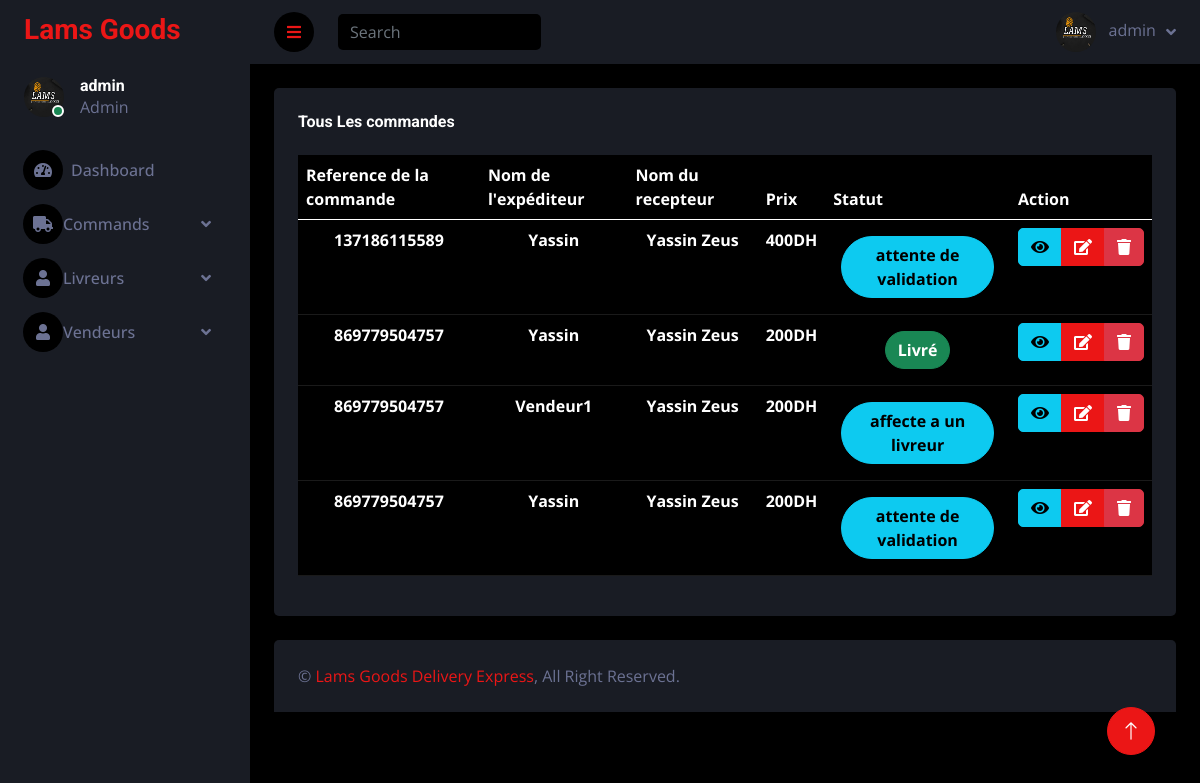
Screenshot of /index.php?page=list_orders (signed in) with the database file from the repository.
### tables this page shows
CREATE TABLE `Order` (
  `id` int(30) NOT NULL,
  `reference_number` varchar(100) NOT NULL,
  `sender_name` text NOT NULL,
  `sender_address` text NOT NULL,
  `sender_contact` text NOT NULL,
  `recipient_name` text NOT NULL,
  `recipient_address` text NOT NULL,
  `recipient_contact` text NOT NULL,
  `weight` varchar(100) NOT NULL,
  `price` float NOT NULL,
  `status` int(2) NOT NULL DEFAULT 0,
  `date_created` datetime NOT NULL DEFAULT current_timestamp(),
  `LivreurId` int(11) NOT NULL
);

### list_orders.php (the view, shortened to what this page needs)
<?php
$conn = connect_db();
$result = $conn->query("Select * FROM `Order` order by date_created");
$data = $result->fetchAll(PDO::FETCH_ASSOC);
?>
<div class="container-fluid pt-4 px-4">
            <div class="bg-secondary rounded h-100 p-4">
            <h6 class="mb-4">Tous Les commandes</h6>
            <table class="table table-dark"  id="list">
                                <thead>
                                    <tr>
                                        <th scope="col">Reference de la commande</th>
                                        <th scope="col">Nom de l'expéditeur</th>
                                        <th scope="col">Nom du recepteur</th>
                                        <th scope="col">Prix</th>
                                        <th scope="col">Statut</th>
                                        <th scope="col">Action</th>
                                    </tr>
                                </thead>
                                <tbody>
                                    <?php foreach($data as $k=>$v){ ?>
                                        <tr>
                                        <td class="text-center"><strong><?php echo ucwords($v["reference_number"])?></strong></td>
                                        <td class="text-center"><strong><?php echo ucwords($v["sender_name"])?></strong></td>
                                        <td class="text-center"><strong><?php echo ucwords($v["recipient_name"])?></strong></td>
                                        <td class="text-center"><strong><?php echo ucwords($v["price"])."DH"?></strong></td>
                                        <td class="text-center">
                                        <?php
							switch ($v['status']) {
								case '1':
									echo "<span class='btn btn-info rounded-pill m-2'> <strong>affecte a un livreur</strong></span>";
									break;
								case '3':
									echo "<span class='btn btn-success rounded-pill m-2'> <strong>Livré</strong></span>";
									break;
								default:
                echo "<span class='btn btn-info rounded-pill m-2'> <strong>attente de validation</strong> </span>";
									break;
							}
							?>
                             </td>
                             <td >
                             <div class="btn-group">
                             <a href="index.php?page=view_order&id=<?php echo $v['id'] ?>" class="btn btn-info btn-flat ">
		                          <i class="fas fa-eye"></i>
                             </a>
		                        <a href="index.php?page=edit_order&id=<?php echo $v['id'] ?>" class="btn btn-primary btn-flat ">
		                          <i class="fas fa-edit"></i>
		                        </a>
                            <a href="index.php?page=delete_order&id=<?php echo $v['id'] ?>" class="btn btn-danger btn-flat">
                            <i class="fas fa-trash"></i></a>
	                      </div>
                             </td>
                                        </tr>
                                    <?php } ?>
                                </tbody>
                            </table>
            </div>
        </div>

### index.php (shortened to what this page needs)
<?php
include 'Functions.php';
if(isset($_GET['page'])){
  if(isset($_SESSION['user_name']) && isset($_SESSION['name']) && isset($_SESSION['id'])){
    template_header();
    $page = isset($_GET['page']) && file_exists($_GET['page'] . '.php') ? $_GET['page'] : 'home';
    include $page .'.php';
    template_footer();
  }
}
else{
  header("Location:/Delivery/HomePage/public/index.html");
}
?>

### Functions.php (shortened to what this page needs)
<?php
function template_header(){
  $username = $_SESSION['name'];
  $Profile = $_SESSION['Profile'];
  if($Profile === "1" ){
      $Profile = "Admin";
  }elseif($Profile==="2"){
      $Profile = "Livreur";
  }else{
      $Profile = "Vendeur";
  }
  echo <<<EOT
  <!DOCTYPE html>
  <html lang="en">
  <head>
      <title>Page $Profile</title>
      <link href="https://cdnjs.cloudflare.com/ajax/libs/font-awesome/5.10.0/css/all.min.css" rel="stylesheet">
      <link href="https://cdn.jsdelivr.net/npm/bootstrap-icons@1.4.1/font/bootstrap-icons.css" rel="stylesheet">
      <link href="lib/owlcarousel/assets/owl.carousel.min.css" rel="stylesheet">
      <link href="lib/tempusdominus/css/tempusdominus-bootstrap-4.min.css" rel="stylesheet" />
      <link href="css/bootstrap.min.css" rel="stylesheet">
      <link href="css/style.css" rel="stylesheet">
  </head>
  <body>
      <div class="container-fluid position-relative d-flex p-0">
          <div class="sidebar pe-4 pb-3">
              <nav class="navbar bg-secondary navbar-dark">
                  <a href="index.html" class="navbar-brand mx-4 mb-3">
                      <h3 class="text-primary"><i class="fa-solid fa-l"></i>Lams Goods</h3>
                  </a>
                  <div class="d-flex align-items-center ms-4 mb-4">
                      <div class="position-relative">
                          <img class="rounded-circle" src="img/Logo.png" alt="" style="width: 40px; height: 40px;">
                          <div class="bg-success rounded-circle border border-2 border-white position-absolute end-0 bottom-0 p-1"></div>
                      </div>
                      <div class="ms-3">
                          <h6 class="mb-0">$username</h6>
                          <span>$Profile</span>
                      </div>
                  </div>
EOT;
if($Profile==='Admin'){
echo <<<EOT
                  <div class="navbar-nav w-100">
                      <a href="index.php?page=Dash" class="nav-item nav-link"><i class="fa fa-tachometer-alt me-2"></i>Dashboard</a>
                      <div class="nav-item dropdown">
                          <a href="#" class="nav-link dropdown-toggle" data-bs-toggle="dropdown"><i class="fa fa-truck"></i>Commands</a>
                      </div>
                      <div class="nav-item dropdown">
                          <a href="#" class="nav-link dropdown-toggle" data-bs-toggle="dropdown"><i class="fa fa-user"></i>Livreurs</a>
                      </div>
                      <div class="nav-item dropdown">
                          <a href="#" class="nav-link dropdown-toggle" data-bs-toggle="dropdown"><i class="fa fa-user"></i>Vendeurs</a>
                      </div>
                      </div>
                  </div>
          </div>
          <div class="content">
              <nav class="navbar navbar-expand bg-secondary navbar-dark sticky-top px-4 py-0">
                  <a href="#" class="sidebar-toggler flex-shrink-0">
                      <i class="fa fa-bars"></i>
                  </a>
                  <form class="d-none d-md-flex ms-4">
                      <input class="form-control bg-dark border-0" type="search" placeholder="Search">
                  </form>
                  <div class="navbar-nav align-items-center ms-auto">
                      <div class="nav-item dropdown">
                          <a href="#" class="nav-link dropdown-toggle" data-bs-toggle="dropdown">
                              <img class="rounded-circle me-lg-2" src="img/Logo.png" alt="" style="width: 40px; height: 40px;">
                              <span class="d-none d-lg-inline-flex">$username</span>
                          </a>
                      </div>
                  </div>
              </nav>
EOT;
}
}
function template_footer(){
    echo <<<EOT
    <div class="container-fluid pt-4 px-4">
        <div class="bg-secondary rounded-top p-4">
            <div class="row">
                <div class="col-12 col-sm-6 text-center text-sm-start">
                    &copy; <a href="#">Lams Goods Delivery Express</a>, All Right Reserved.
                </div>
                <div class="col-12 col-sm-6 text-center text-sm-end">
                </div>
            </div>
        </div>
    </div>
</div>
<a href="#" class="btn btn-lg btn-primary btn-lg-square back-to-top"><i class="bi bi-arrow-up"></i></a>
</div>
<script src="https://code.jquery.com/jquery-3.4.1.min.js"></script>
<script src="https://cdn.jsdelivr.net/npm/bootstrap@5.0.0/dist/js/bootstrap.bundle.min.js"></script>
<script src="lib/chart/chart.min.js"></script>
<script src="lib/easing/easing.min.js"></script>
<script src="lib/waypoints/waypoints.min.js"></script>
<script src="lib/owlcarousel/owl.carousel.min.js"></script>
<script src="lib/tempusdominus/js/moment.min.js"></script>
<script src="lib/tempusdominus/js/moment-timezone.min.js"></script>
<script src="lib/tempusdominus/js/tempusdominus-bootstrap-4.min.js"></script>
<script src="js/main.js"></script>
</body>
</html>
EOT;
}
?>

### css/style.css (style rules this page uses)
:root { --primary: #EB1616; --secondary: #191C24; --light: #6C7293; --dark: #000000; }
.back-to-top { position: fixed; display: none; right: 45px; bottom: 45px; z-index: 99; }
.btn { transition: .5s; }
.btn-lg-square { width: 48px; height: 48px; }
.btn-square, .btn-sm-square, .btn-lg-square { padding: 0; display: inline-flex; align-items: center; justify-content: center; font-weight: normal; border-radius: 50px; }
.sidebar { position: fixed; top: 0; left: 0; bottom: 0; width: 250px; height: 100vh; overflow-y: auto; background: var(--secondary); transition: 0.5s; z-index: 999; }
.content { margin-left: 250px; min-height: 100vh; background: var(--dark); transition: 0.5s; }
@media (min-width: 992px) { .sidebar { margin-left: 0; } }
@media (min-width: 992px) { .content { width: calc(100% - 250px); } }
.sidebar .navbar .navbar-nav .nav-link { padding: 7px 20px; color: var(--light); font-weight: 500; border-left: 3px solid var(--secondary); border-radius: 0 30px 30px 0; outline: none; }
.sidebar .navbar .navbar-nav .nav-link i { width: 40px; height: 40px; display: inline-flex; align-items: center; justify-content: center; background: var(--dark); border-radius: 40px; }
.sidebar .navbar .dropdown-toggle::after { position: absolute; top: 15px; right: 15px; border: none; content: "\f107"; font-family: "Font Awesome 5 Free"; font-weight: 900; transition: .5s; }
.content .navbar .navbar-nav .nav-link { margin-left: 25px; padding: 12px 0; color: var(--light); outline: none; }
.content .navbar .sidebar-toggler, .content .navbar .navbar-nav .nav-link i { width: 40px; height: 40px; display: inline-flex; align-items: center; justify-content: center; background: var(--dark); border-radius: 40px; }
.content .navbar .dropdown-toggle::after { margin-left: 6px; vertical-align: middle; border: none; content: "\f107"; font-family: "Font Awesome 5 Free"; font-weight: 900; transition: .5s; }

### rows the page displays
order: reference_number "137186115589", sender_name "Yassin", recipient_name "Yassin Zeus", price "400", status "attente de validation"
order: reference_number "869779504757", sender_name "Yassin", recipient_name "Yassin Zeus", price "200", status "Livré"
order: reference_number "869779504757", sender_name "Vendeur1", recipient_name "Yassin Zeus", price "200", status "affecte a un livreur"
order: reference_number "869779504757", sender_name "Yassin", recipient_name "Yassin Zeus", price "200", status "attente de validation"

### other values shown
$username "admin"
$Profile "Admin"
